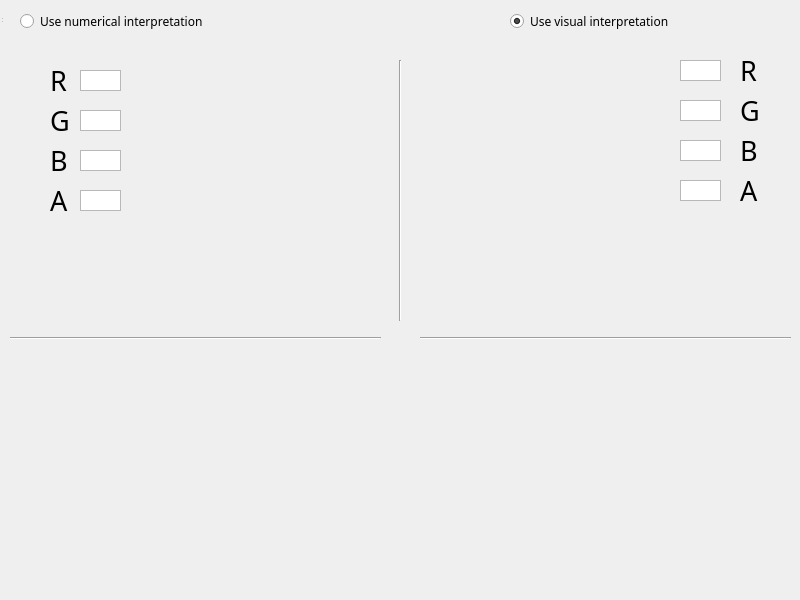
<?xml version="1.0" encoding="UTF-8"?>
<ui version="4.0">
 <class>MainWindow</class>
 <widget class="QDialog" name="MainWindow">
  <property name="geometry">
   <rect>
    <x>0</x>
    <y>0</y>
    <width>800</width>
    <height>600</height>
   </rect>
  </property>
  <property name="font">
   <font>
    <family>Tlwg Mono</family>
   </font>
  </property>
  <property name="windowTitle">
   <string>Alpha Blending in RGBA</string>
  </property>
  <property name="windowIcon">
   <iconset>
    <normaloff>../../../../pics/icon-kritasketch-256.png</normaloff>../../../../pics/icon-kritasketch-256.png</iconset>
  </property>
  <widget class="QWidget" name="centralwidget" native="true">
   <property name="geometry">
    <rect>
     <x>0</x>
     <y>0</y>
     <width>801</width>
     <height>601</height>
    </rect>
   </property>
   <widget class="QRadioButton" name="radio_numer">
    <property name="geometry">
     <rect>
      <x>20</x>
      <y>10</y>
      <width>281</width>
      <height>23</height>
     </rect>
    </property>
    <property name="text">
     <string>Use numerical interpretation</string>
    </property>
    <property name="checked">
     <bool>false</bool>
    </property>
   </widget>
   <widget class="QRadioButton" name="radio_visual">
    <property name="geometry">
     <rect>
      <x>510</x>
      <y>10</y>
      <width>281</width>
      <height>23</height>
     </rect>
    </property>
    <property name="text">
     <string>Use visual interpretation</string>
    </property>
    <property name="checked">
     <bool>true</bool>
    </property>
   </widget>
   <widget class="Line" name="line">
    <property name="geometry">
     <rect>
      <x>390</x>
      <y>60</y>
      <width>20</width>
      <height>261</height>
     </rect>
    </property>
    <property name="orientation">
     <enum>Qt::Vertical</enum>
    </property>
   </widget>
   <widget class="Line" name="line_2">
    <property name="geometry">
     <rect>
      <x>10</x>
      <y>330</y>
      <width>371</width>
      <height>16</height>
     </rect>
    </property>
    <property name="orientation">
     <enum>Qt::Horizontal</enum>
    </property>
   </widget>
   <widget class="Line" name="line_3">
    <property name="geometry">
     <rect>
      <x>420</x>
      <y>330</y>
      <width>371</width>
      <height>16</height>
     </rect>
    </property>
    <property name="orientation">
     <enum>Qt::Horizontal</enum>
    </property>
   </widget>
   <widget class="QGraphicsView" name="r1_view">
    <property name="geometry">
     <rect>
      <x>80</x>
      <y>70</y>
      <width>41</width>
      <height>21</height>
     </rect>
    </property>
   </widget>
   <widget class="QLabel" name="label">
    <property name="geometry">
     <rect>
      <x>50</x>
      <y>70</y>
      <width>21</width>
      <height>21</height>
     </rect>
    </property>
    <property name="font">
     <font>
      <pointsize>20</pointsize>
     </font>
    </property>
    <property name="text">
     <string>R</string>
    </property>
   </widget>
   <widget class="QLabel" name="label_3">
    <property name="geometry">
     <rect>
      <x>50</x>
      <y>150</y>
      <width>21</width>
      <height>21</height>
     </rect>
    </property>
    <property name="font">
     <font>
      <pointsize>20</pointsize>
     </font>
    </property>
    <property name="text">
     <string>B</string>
    </property>
   </widget>
   <widget class="QGraphicsView" name="b1_view">
    <property name="geometry">
     <rect>
      <x>80</x>
      <y>150</y>
      <width>41</width>
      <height>21</height>
     </rect>
    </property>
   </widget>
   <widget class="QLabel" name="label_2">
    <property name="geometry">
     <rect>
      <x>50</x>
      <y>110</y>
      <width>21</width>
      <height>21</height>
     </rect>
    </property>
    <property name="font">
     <font>
      <pointsize>20</pointsize>
     </font>
    </property>
    <property name="text">
     <string>G</string>
    </property>
   </widget>
   <widget class="QGraphicsView" name="g1_view">
    <property name="geometry">
     <rect>
      <x>80</x>
      <y>110</y>
      <width>41</width>
      <height>21</height>
     </rect>
    </property>
   </widget>
   <widget class="QLabel" name="label_4">
    <property name="geometry">
     <rect>
      <x>50</x>
      <y>190</y>
      <width>21</width>
      <height>21</height>
     </rect>
    </property>
    <property name="font">
     <font>
      <pointsize>20</pointsize>
     </font>
    </property>
    <property name="text">
     <string>A</string>
    </property>
   </widget>
   <widget class="QGraphicsView" name="a1_view">
    <property name="geometry">
     <rect>
      <x>80</x>
      <y>190</y>
      <width>41</width>
      <height>21</height>
     </rect>
    </property>
   </widget>
   <widget class="QGraphicsView" name="g2_view">
    <property name="geometry">
     <rect>
      <x>680</x>
      <y>100</y>
      <width>41</width>
      <height>21</height>
     </rect>
    </property>
   </widget>
   <widget class="QGraphicsView" name="b2_view">
    <property name="geometry">
     <rect>
      <x>680</x>
      <y>140</y>
      <width>41</width>
      <height>21</height>
     </rect>
    </property>
   </widget>
   <widget class="QLabel" name="label_5">
    <property name="geometry">
     <rect>
      <x>740</x>
      <y>100</y>
      <width>21</width>
      <height>21</height>
     </rect>
    </property>
    <property name="font">
     <font>
      <pointsize>20</pointsize>
     </font>
    </property>
    <property name="text">
     <string>G</string>
    </property>
   </widget>
   <widget class="QLabel" name="label_6">
    <property name="geometry">
     <rect>
      <x>740</x>
      <y>180</y>
      <width>21</width>
      <height>21</height>
     </rect>
    </property>
    <property name="font">
     <font>
      <pointsize>20</pointsize>
     </font>
    </property>
    <property name="text">
     <string>A</string>
    </property>
   </widget>
   <widget class="QGraphicsView" name="a2_view">
    <property name="geometry">
     <rect>
      <x>680</x>
      <y>180</y>
      <width>41</width>
      <height>21</height>
     </rect>
    </property>
   </widget>
   <widget class="QLabel" name="label_7">
    <property name="geometry">
     <rect>
      <x>740</x>
      <y>140</y>
      <width>21</width>
      <height>21</height>
     </rect>
    </property>
    <property name="font">
     <font>
      <pointsize>20</pointsize>
     </font>
    </property>
    <property name="text">
     <string>B</string>
    </property>
   </widget>
   <widget class="QLabel" name="label_8">
    <property name="geometry">
     <rect>
      <x>740</x>
      <y>60</y>
      <width>21</width>
      <height>21</height>
     </rect>
    </property>
    <property name="font">
     <font>
      <pointsize>20</pointsize>
     </font>
    </property>
    <property name="text">
     <string>R</string>
    </property>
   </widget>
   <widget class="QGraphicsView" name="r2_view">
    <property name="geometry">
     <rect>
      <x>680</x>
      <y>60</y>
      <width>41</width>
      <height>21</height>
     </rect>
    </property>
   </widget>
  </widget>
  <widget class="QStatusBar" name="statusbar">
   <property name="geometry">
    <rect>
     <x>0</x>
     <y>0</y>
     <width>3</width>
     <height>24</height>
    </rect>
   </property>
  </widget>
 </widget>
 <resources/>
 <connections/>
</ui>
